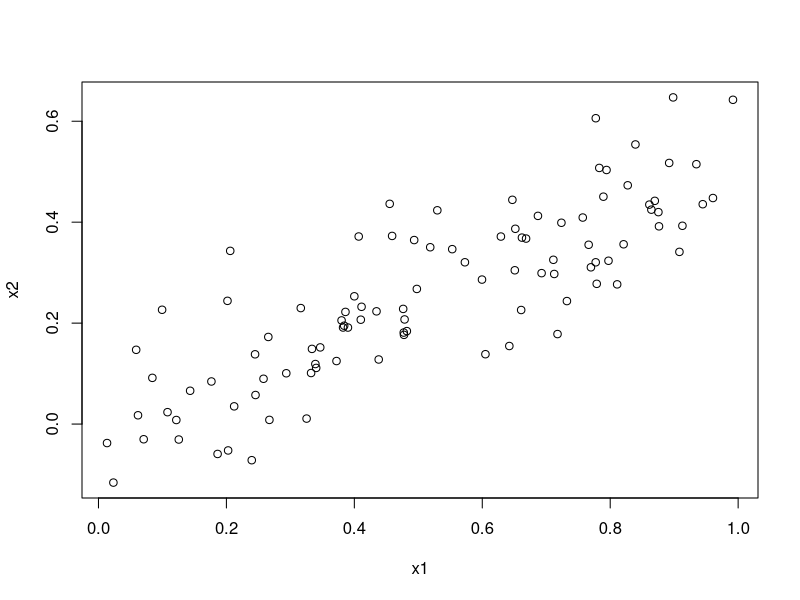

Here is the R script that generated this plot:
## ---- chunk 1
set.seed(1)
x1 = runif(100)
x2 = 0.5*x1 + rnorm(100)/10
y = 2+2*x1 + 0.3*x2 + rnorm(100)
## ---- chunk 2
plot(x1,x2)
## ---- chunk 3
model = lm(y~x1+x2)
summary(model)
## ---- chunk 4
x1_model = lm(y ~ x1)
summary(x1_model)
## ---- chunk 5
x2_model = lm(y ~ x2)
summary(x2_model)
## ---- chunk 6
x1 = c(x1,.1)
x2 = c(x2,.8)
y=c(y,6)
## ---- chunk 7
model = lm(y~x1+x2)
summary(model)
x1_model = lm(y ~ x1)
summary(x1_model)
x2_model = lm(y ~ x2)
summary(x2_model)
